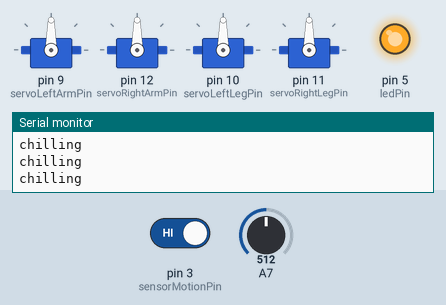
This sketch was run on a simulated Arduino Uno, built with avr-gcc and run on an emulated ATmega328P. On the bench: 4 × servo, output pins drawn as LEDs (lit = HIGH), the last lines printed to the serial monitor. Inputs (shaded band) come from the test bench; at power-on: pin 3 (sensorMotionPin) HIGH, A7 = 512. Random numbers use the default seed unless the sketch sets one.

Above: at 1.2 s.
1.3 s: pin 3 (sensorMotionPin) driven LOW
At 2.5 s:
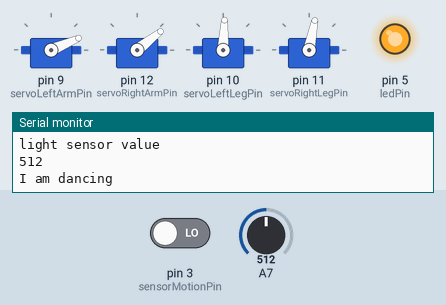
At 3.8 s:
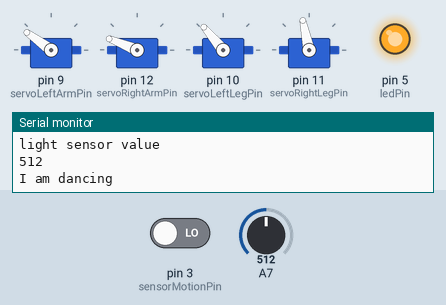
4.3 s: A7 set to 465
At 4.3 s:
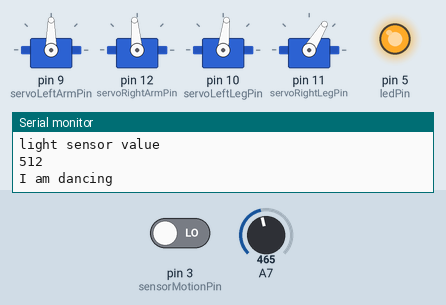
7.3 s: A7 set to 431
At 8.6 s:
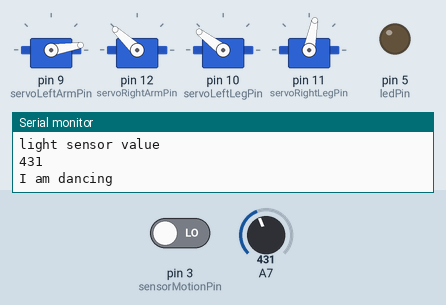
10.3 s: A7 set to 460
13.3 s: pin 3 (sensorMotionPin) driven HIGH
19.3 s: pin 3 (sensorMotionPin) driven LOW
Timing chart, 0 to 25.5 s (numbered marks = the images above; inputs shaded):
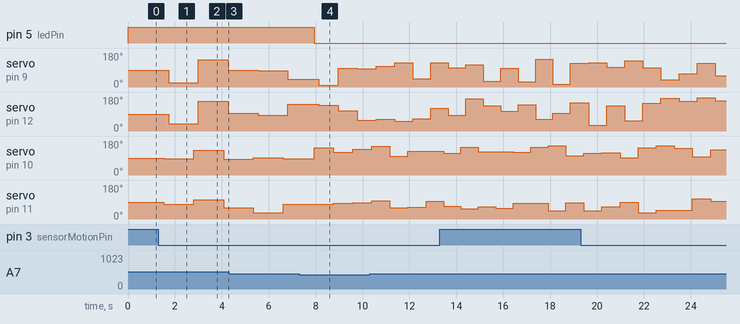

Measured:
- the behaviour switches between 450 and 449 on A7 (found by bisection; images 3 and 4)
- after the input at 1.3 s, servo on pin 9 (servoLeftArmPin): 90° → 23° after 0.43 s, → 144° 1.3 s later, → 90° 1.3 s later; servo on pin 12 (servoRightArmPin): 90° → 38° after 0.43 s, → 158° 1.3 s later, → 95° 1.3 s later
- after the input at 7.3 s, pin 5 (ledPin): HIGH → LOW after 0.64 s

The sketch:

Dance-Bot_3000_2021-01.ino
```cpp
/*
  - servo ref: <http://people.interaction-ivrea.it/m.rinott>
  - light sensor ref: https://create.arduino.cc/projecthub/DCamino/ambient-light-sensor-using-photo-resistor-and-led-lights-9b7f39
  - avoidance sensor ref: https://osoyoo.com/2017/07/24/arduino-lesson-obstacle-avoidance-sensor/

  Analog Pins:
  A0 - does not work
  A1 - works as expected
  A2 - reads from physical A4 input
  A3 - does not work
  A4 - reads from physical A2 input
  A5 - works as expected
*/

#include <Servo.h>
//#include <IRremote.h>

// Demo mode
bool demoMode = false; //set to true to bypass sensors and keep robot dancing

// servo objects
Servo servoLeftArm;  // create servo object to control left arm servo
Servo servoRightArm;  // create servo object to control right arm servo
Servo servoLeftLeg;  // create servo object to control left leg servo
Servo servoRightLeg;  // create servo object to control right leg servo

// servo pins
int servoLeftArmPin = 9; //left arm pin for servo
int servoRightArmPin = 12; //right arm pin for servo
int servoLeftLegPin = 10; //left leg pin for servo
int servoRightLegPin = 11; //right leg pin for servo

// sensor pins
int sensorMotionPin = 3; // store pin for motion sensor (obstacle avoidance)
word sensorLightPin = "A4"; // store pin for light sensor

// output pins
int ledPin = 5; // 7-color LED

// sensor values
word sensorMotionValue; // HIGH means obstacle, LOW means no obstacle
int sensorLightValue; // under 450 is dark

// action triggers
bool motionDetected = false; // store true/false if motion was detected
bool lowLightDetected = false; // store true/false if lights are off (room is dark)
bool lightsOn = false; // store true/flase for if lights were on when dancing started (lights will be kept on even if lights are turned on after dancing started)
bool justDance = false; // store true/false if criteria met to start/continue dancing

// track dancing time
int coolDownTime = 7500; // number of milliseconds to keep dancing after motion was last detected
unsigned long lastMotion = 0; // store number of milliseconds since Arduino started up as "dance start time" so can stop dancing after period of time. default to before ardeuino started.

// set delay time between dance moves
int standardDelay = 1000; // milliseconds to delay between dance moves

void setup() {
  // attach servos
  servoLeftArm.attach(servoLeftArmPin);  // attaches the servo pin to the servo object
  servoRightArm.attach(servoRightArmPin);  // attaches the servo pin to the servo object
  servoLeftLeg.attach(servoLeftLegPin);  // attaches the servo pin to the servo object
  servoRightLeg.attach(servoRightLegPin);  // attaches the servo pin to the servo object

  // output pins
  pinMode(ledPin, OUTPUT); // input for 7-color LED
  //digitalWrite(ledPin, HIGH); // high turns LED off

  // input pins
  pinMode(sensorMotionPin, INPUT);
  pinMode(sensorLightPin, INPUT);

  // logging
  Serial.begin(9600); Serial.flush();
}

void loop() {

  //// START: Read sensors ////

  // check sensors
  sensorMotionValue = digitalRead(sensorMotionPin); // read and save value from sensor
  sensorLightValue = analogRead(sensorLightPin); // read and save value from sensor

  //// END: Read sensors ////

  //// START: Check for conditions ////

  // check motion sensor value
  if (sensorMotionValue == LOW)
  {
    Serial.println("Motion detected"); Serial.flush();
    motionDetected = true;
  }
  else // HIGH
  {
    motionDetected = false;
  }

  // check light sensor value
  if (sensorLightValue < 450) // If is dark
  {
    //Serial.println(sensorLightValue); Serial.flush();
    lowLightDetected = true;
  }
  else
  { // >= 450
    //Serial.println(sensorLightValue); Serial.flush();
    lowLightDetected = false;
  }

  //// END: Check for conditions ////


  //// START: Run through logic ////

  //if motion detected (or demo mode enabled), keep dancing!
  if (motionDetected == true || demoMode == true)
  {
    // turn lights on only if low light detected when dancing, and keep them on even if lights are turned off later.
    if (lowLightDetected == true) {
      lightsOn = true;
      Serial.println("The lights are low... start the light show!"); Serial.flush();
    }

    Serial.println("light sensor value"); Serial.flush();
    Serial.println(sensorLightValue); Serial.flush();

    lastMotion = millis(); // set/update dance start time to milliseconds since Arduino started
    justDance = true; // keep dancing while motion detected
    Serial.println("I am dancing"); Serial.flush();
  }
  else
  {
    if (justDance == true)
    {
      // if no motion detected while dancing, keep dancing for coolDownTime milliseconds
      if ((lastMotion + coolDownTime) < millis()) {
        justDance = false; // stop dancing
        lastMotion = 0; // reset to 0
        lightsOn = false; // turn off lights when dancing stops

        Serial.println("Taking a break"); Serial.flush();
      }
      else
      {
        Serial.println("Still dancing for "); Serial.flush();
        // [current time] - [last motion detected time] - [how long to keep dancing after motion detected]) / 1000 to get seconds
        Serial.println(coolDownTime + lastMotion - millis()); Serial.flush();
        Serial.println("ms"); Serial.flush();

        //Serial.println(coolDownTime); Serial.flush();
        //Serial.println(lastMotion); Serial.flush();
        //Serial.println(millis()); Serial.flush();
      }
    } //else justDance == false
  }

  //// END: Run through logic ////


  //// START: Execute actions ////

  // keep lights on while dancing, if lights were off when dancing started, even if lights are turned on while dancing
  if (lightsOn == true)
  {
    digitalWrite(ledPin, LOW); // LOW turns LED on
    //Serial.println("LED on"); Serial.flush();
  }
  else
  {
    digitalWrite(ledPin, HIGH); // HIGH turns LED off
    //Serial.println("LED off"); Serial.flush();
  }

  // just dance is true when there is motion detected, or if motion was detected in the last coolDownTime milliseconds
  if (justDance == true) {
    // move legs then arms
    servoLeftLeg.write(random(80, 160)); // move to random position between 80 (front) and 160 (back)
    //delay(200);
    servoRightLeg.write(random(30, 110)); // move to random position between 30 (back) and 110 (front)
    delay(200);
    servoLeftArm.write(random(0, 150)); // move to random position between 0 (front) and 150 (back)
    //delay(200);
    servoRightArm.write(random(30, 180)); // move to random position between 30 (back) and 180 (front)
  }

  //// END: Execute actions ////


  //// START: Pause before next loop ////

  // dance faster (i.e. reduce delay between dance moves) if low light was detected while dancing
  if (justDance == true && lightsOn == true)
  {
    delay(standardDelay / 2); // speed up by 2X if lights are on
    Serial.println("...fast!!!"); Serial.flush();
  }
  else if (justDance == true && lightsOn == false)
  {
    delay(standardDelay);
    Serial.println("...slow..."); Serial.flush();
  }
  else
  {
    delay(200); //since no dancing, check more often for activity
    digitalWrite(ledPin, HIGH); // HIGH turns LED off
    Serial.println("chilling"); Serial.flush();
  }

  //// END: Pause before next loop ////

}// end loop
```
